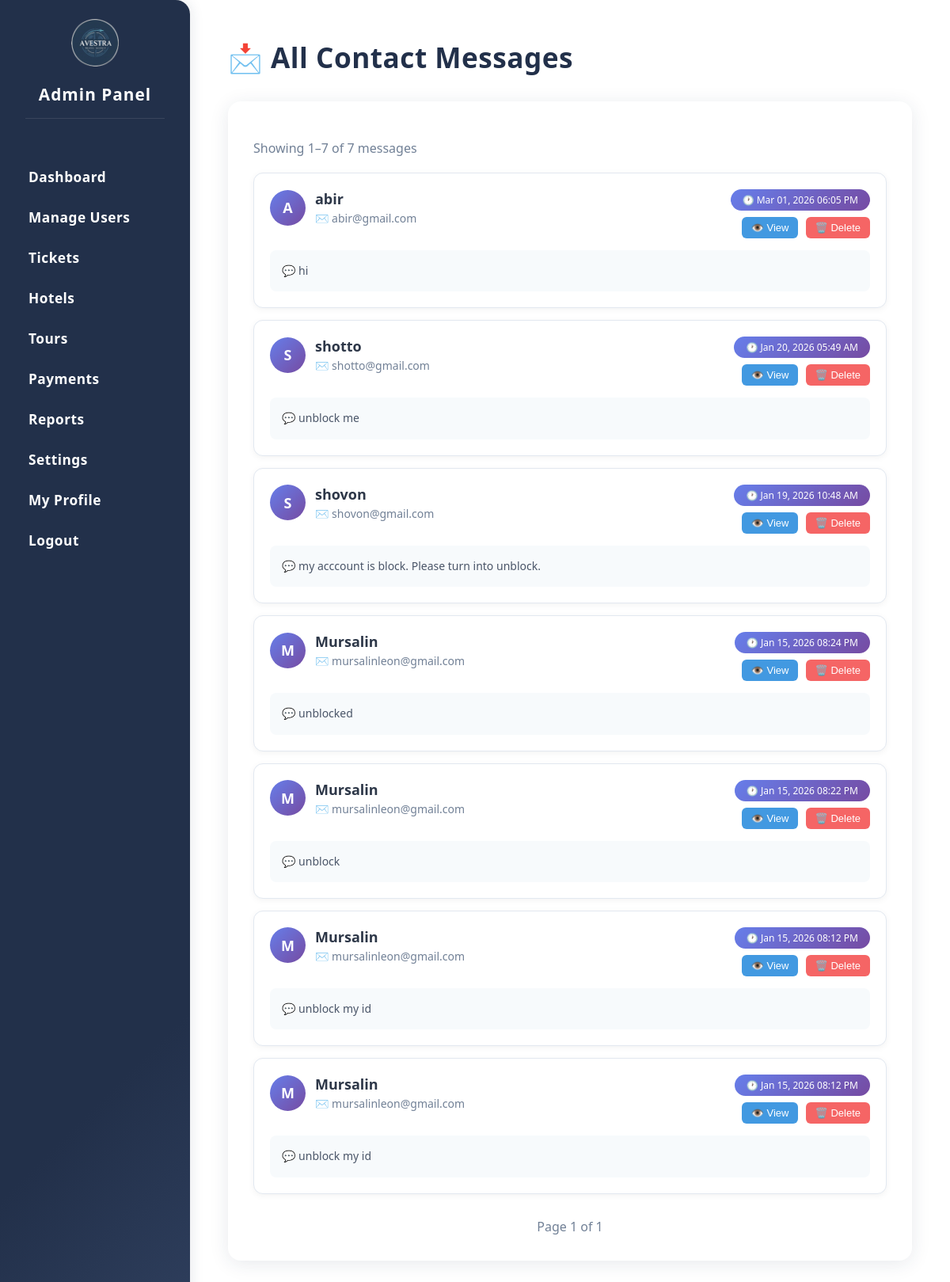
Screenshot of /Admin/views/ContactMessages.php (signed in) with the database file from the repository.
### tables this page shows
CREATE TABLE `contact_messages` (
  `id` int(11) NOT NULL,
  `name` varchar(255) NOT NULL,
  `email` varchar(255) NOT NULL,
  `message` longtext NOT NULL,
  `status` enum('Unread','Read') DEFAULT 'Unread',
  `date` timestamp NOT NULL DEFAULT current_timestamp()
);

### Admin/views/dark_mode.php (called while the page is built, shortened)
<?php
$session_theme_set = isset($_SESSION['settings']['dark_mode']) || isset($_SESSION['user_theme']);
$is_dark = $session_theme_set && (
    (isset($_SESSION['settings']['dark_mode']) && $_SESSION['settings']['dark_mode'] === 'dark') ||
    (isset($_SESSION['user_theme']) && $_SESSION['user_theme'] === 'dark')
);
?>

### Admin/database/ContactMessagesData.php (called while the page is built, shortened)
<?php
include_once(__DIR__ . '/dbconnection.php');
$items_per_page = 10;
$page = isset($_POST['page']) ? (int)$_POST['page'] : 1;
$page = max(1, $page);
$offset = ($page - 1) * $items_per_page;
$count_sql = "SELECT COUNT(*) as total FROM contact_messages";
$count_result = $conn->query($count_sql);
$count_row = $count_result->fetch_assoc();
$total_messages = isset($count_row['total']) ? $count_row['total'] : 0;
$total_pages = ($total_messages > 0) ? ceil($total_messages / $items_per_page) : 1;
$sql = "SELECT id, name, email, message, status, date FROM contact_messages ORDER BY date DESC LIMIT ? OFFSET ?";
$stmt = $conn->prepare($sql);
$stmt->bind_param("ii", $items_per_page, $offset);
$stmt->execute();
$result = safe_get_result($stmt);
$messages = [];
while ($row = $result->fetch_assoc()) {
    $messages[] = $row;
}
if ($total_messages > 0) {
    $showing_from = ($offset) + 1;
    $showing_to = $offset + count($messages);
} else {
    $showing_from = 0;
    $showing_to = 0;
}

### Admin/database/mysqli_poly.php (called while the page is built, shortened)
<?php
if (!function_exists('safe_get_result')) {
    function safe_get_result($stmt) {
        if (method_exists($stmt, 'get_result')) {
            return $stmt->get_result();
        }
        return false;
    }
}
?>

### Admin/views/ContactMessages.php (the view, shortened to what this page needs)
<?php
include('dark_mode.php');
include('../database/dbconnection.php');
include('../database/ContactMessagesData.php');
?>
<!DOCTYPE html>
<html lang="en">
<head>
    <link rel="stylesheet" href="../styleSheets/Admin.css?v=<?php echo time(); ?>">
    <link rel="stylesheet" href="../styleSheets/ContactMessages.css?v=<?php echo time(); ?>">
    <link rel="stylesheet" href="../styleSheets/dark-mode.css?v=<?php echo time(); ?>">
</head>
<body class="<?= $is_dark ? 'dark-mode' : '' ?>">
    <div class="admin-container">
        <aside class="sidebar">
            <div style="padding: 24px 32px;">
                <div style="text-align: center; margin-bottom: 16px;">
                    <img src="../images/logo.png" alt="Avestra Logo" style="width: 60px; height: auto;">
                </div>
                <h2 class="sidebar-title">Admin Panel</h2>
            </div>
            <nav>
                <ul class="sidebar-menu">
                    <li><a href="Admin.php">Dashboard</a></li>
                    <li><a href="ManageUsers.php">Manage Users</a></li>
                    <li><a href="ManageTickets.php">Tickets</a></li>
                    <li><a href="ManageHotels.php">Hotels</a></li>
                    <li><a href="ManageTours.php">Tours</a></li>
                    <li><a href="Payments.php">Payments</a></li>
                    <li><a href="Reports.php">Reports</a></li>
                    <li><a href="Settings.php">Settings</a></li>
                    <li><a href="MyProfile.php">My Profile</a></li>
                    <li><a href="homePage.php">Logout</a></li>
                </ul>
            </nav>
        </aside>
        <main class="main-content">
            <header class="admin-header">
                <h1>📩 All Contact Messages</h1>
            </header>
            <section class="admin-section">
                <div class="admin-card">
                    <div class="pagination-info">
                        <p>Showing <?php echo $showing_from; ?>–<?php echo $showing_to; ?> of <?php echo $total_messages; ?> messages</p>
                    </div>
                    <?php if (!empty($messages)): ?>
                        <div>
                            <?php foreach ($messages as $msg): ?>
                                <div class="message-card">
                                    <div class="message-header">
                                        <div class="message-user-info">
                                            <div class="message-avatar">
                                                <?php echo strtoupper(substr($msg['name'], 0, 1)); ?>
                                            </div>
                                            <div class="message-user-details">
                                                <h3><?php echo htmlspecialchars($msg['name']); ?></h3>
                                                <p>✉️ <?php echo htmlspecialchars($msg['email']); ?></p>
                                            </div>
                                        </div>
                                        <div class="message-actions">
                                            <span class="message-date-badge">
                                                🕐 <?php echo date('M d, Y h:i A', strtotime($msg['date'])); ?>
                                            </span>
                                            <div>
                                                <button onclick="viewMessage(<?php echo $msg['id']; ?>, '<?php echo htmlspecialchars(addslashes($msg['name'])); ?>', '<?php echo htmlspecialchars(addslashes($msg['message'])); ?>')" class="btn-view">👁️ View</button>
                                                <button onclick="deleteMessage(<?php echo $msg['id']; ?>)" class="btn-delete">🗑️ Delete</button>
                                            </div>
                                        </div>
                                    </div>
                                    <div class="message-content">
                                        <p>💬 <?php echo nl2br(htmlspecialchars(substr($msg['message'], 0, 150))); ?><?php echo strlen($msg['message']) > 150 ? '...' : ''; ?></p>
                                    </div>
                                </div>
                            <?php endforeach; ?>
                        </div>
                        <div class="pagination-controls">
                            <div class="page-info">
                                Page <?php echo $page; ?> of <?php echo $total_pages; ?>
                            </div>
                        </div>
                    <?php endif; ?>
                </div>
            </section>
        </main>
    </div>
</body>
</html>

### Admin/styleSheets/Admin.css (style rules this page uses)
html, body { margin: 0; padding: 0; background: #fff !important; font-family: 'Segoe UI', 'Roboto', 'Arial', sans-serif; color: #22304a; overflow: hidden; height: 100vh; }
.sidebar { width: 240px; background: linear-gradient(135deg, #22304a 80%, #2e3e5c 100%); color: #fff; height: 100vh; display: flex; flex-direction: column; align-items: stretch; box-shadow: 2px 0 16px rgba(34, 48, 74, 0.10); border-top-right-radius: 18px; border-bottom-right-radius: 18px; position: relative; z-index: 2; transition: box-shadow 0.2s; overflow-y: auto; }
.sidebar-title { text-align: center; margin: 0 0 24px 0; font-size: 1.3em; font-weight: 700; letter-spacing: 1px; border-bottom: 1px solid rgba(255, 255, 255, 0.10); padding-bottom: 16px; }
.sidebar-menu { list-style: none; padding: 0; margin: 0; flex: 1; }
.sidebar-menu li { margin: 0; }
.sidebar-menu a { display: block; color: #fff; text-decoration: none; padding: 14px 32px; font-size: 1.08em; letter-spacing: 0.5px; transition: background 0.18s, padding-left 0.18s, color 0.18s, box-shadow 0.18s; border-left: 4px solid transparent; border-radius: 0 20px 20px 0; font-weight: 700; }
.admin-container { display: flex; height: 100vh; background: #fff; overflow: hidden; }
.main-content { flex: 1; padding: 48px 48px 32px 48px; background: #fff; height: 100vh; box-sizing: border-box; overflow-y: auto; }
.admin-header h1 { margin-top: 0; font-size: 2.2em; font-weight: 700; color: #22304a; margin-bottom: 12px; letter-spacing: 0.5px; }
.admin-section { margin-top: 32px; }
.admin-card { background: #fff; border-radius: 16px; box-shadow: 0 4px 24px rgba(34, 48, 74, 0.10); padding: 32px; margin-bottom: 32px; transition: box-shadow 0.2s; }
.admin-card h3 { margin-top: 0; color: #22304a; font-size: 1.3em; margin-bottom: 24px; font-weight: 700; }

### Admin/styleSheets/ContactMessages.css (style rules this page uses)
.message-card { background: white; border: 1px solid #e2e8f0; border-radius: 12px; padding: 20px; box-shadow: 0 2px 8px rgba(0,0,0,0.05); transition: all 0.2s; margin-bottom: 15px; }
.message-header { display: flex; justify-content: space-between; align-items: start; margin-bottom: 15px; }
.message-user-info { display: flex; align-items: center; gap: 12px; }
.message-avatar { width: 45px; height: 45px; border-radius: 50%; background: linear-gradient(135deg, #667eea 0%, #764ba2 100%); display: flex; align-items: center; justify-content: center; color: white; font-weight: 600; font-size: 18px; }
.message-user-details h3 { margin: 0; color: #2d3748; font-size: 18px; font-weight: 600; }
.message-user-details p { margin: 3px 0 0; color: #718096; font-size: 14px; }
.message-date-badge { background: linear-gradient(135deg, #667eea 0%, #764ba2 100%); color: white; padding: 5px 15px; border-radius: 20px; font-size: 12px; font-weight: 500; display: inline-block; margin-bottom: 8px; }
.message-actions { text-align: right; }
.message-actions button { border: none; padding: 6px 12px; border-radius: 6px; cursor: pointer; font-size: 13px; margin-left: 5px; transition: opacity 0.2s; }
.btn-view { background: #4299e1; color: white; }
.btn-delete { background: #f56565; color: white; }
.message-content { background: #f7fafc; padding: 15px; border-radius: 8px; }
.message-content p { margin: 0; color: #4a5568; font-size: 14px; line-height: 1.6; }
.pagination-info { margin-bottom: 20px; color: #718096; }
.pagination-controls { margin-top: 30px; display: flex; justify-content: space-between; align-items: center; }
.page-info { color: #718096; font-weight: 500; }

### rows the page displays
contact_messages: name "A", name "abir", email "abir@gmail.com", date "Mar 01, 2026 06:05 PM", message "hi"
contact_messages: name "S", name "shotto", email "shotto@gmail.com", date "Jan 20, 2026 05:49 AM", message "unblock me"
contact_messages: name "S", name "shovon", email "shovon@gmail.com", date "Jan 19, 2026 10:48 AM", message "my acccount is block. Please turn into unblock."
contact_messages: name "M", name "Mursalin", email "mursalinleon@gmail.com", date "Jan 15, 2026 08:24 PM", message "unblocked"
contact_messages: name "M", name "Mursalin", email "mursalinleon@gmail.com", date "Jan 15, 2026 08:22 PM", message "unblock"
contact_messages: name "M", name "Mursalin", email "mursalinleon@gmail.com", date "Jan 15, 2026 08:12 PM", message "unblock my id"
contact_messages: name "M", name "Mursalin", email "mursalinleon@gmail.com", date "Jan 15, 2026 08:12 PM", message "unblock my id"

### other values shown
$showing_from "1"
$showing_to "7"
$total_messages "7"
$page "1"
$total_pages "1"
